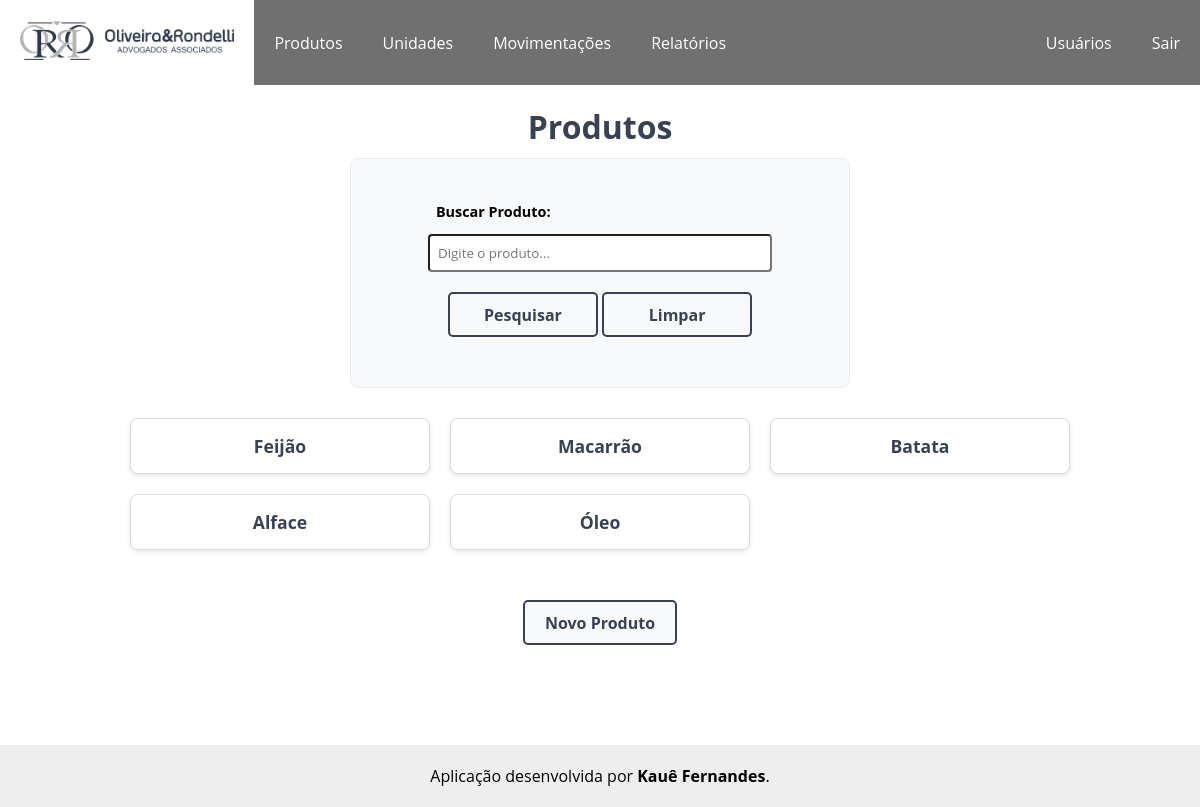
Before: /produtos/produtos/ (signed in) with the older database file.
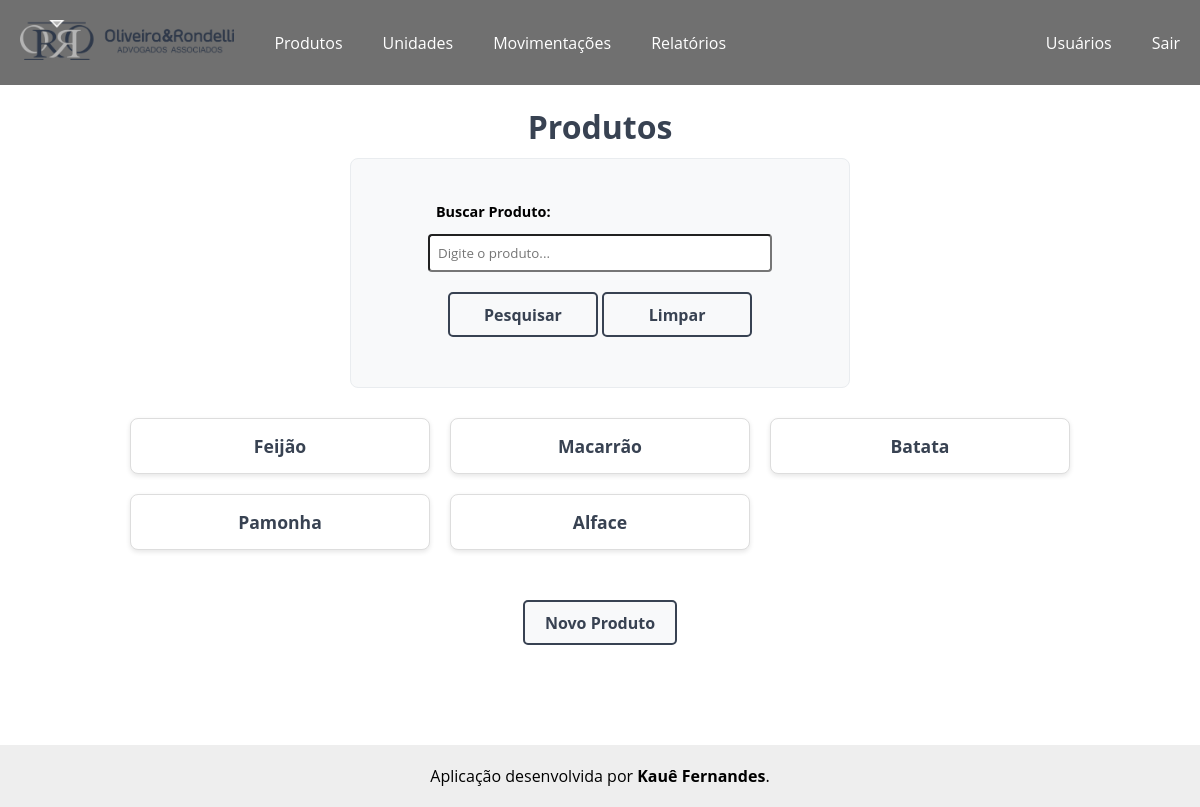
After: the same page with the newer database file.
### produtos/models.py (models this page shows, shortened)
class Produtos(models.Model):
    pro_referencia = models.CharField('Referência', max_length=20, default='SEM-REF')                                                       # Referência do produto
    pro_descricao = models.TextField('Descrição')                                                                                           # Descrição do produto
    pro_unidade = models.ForeignKey(Unidades, on_delete=models.PROTECT, verbose_name='Unidade', default=1)                                  # Chave estrangeira referenciando a unidade da tabela Unidades
    pro_custo_medio = models.DecimalField('movimentacoes.Movimentacao', decimal_places=2, max_digits=10, default=0)                         # Custo médio
    pro_saldo = models.DecimalField('Saldo', decimal_places=2, max_digits=10, default=0)                                                    # Saldo do produto no estoque
    pro_data_adicionada = models.DateTimeField(auto_now_add=True)                                                                            # Data em que o produto foi adicionado
    pro_data_modificado = models.DateTimeField(auto_now=True)                                                                               # Data em que o produto foi modificado
    def __str__(self):
        return self.pro_descricao
    class Meta:
        verbose_name = 'Produto'
        verbose_name_plural = 'Produtos'
        ordering = ['-pro_descricao']

### produtos/views.py (the view)
# urls.py: path('produtos/', views.lista_produtos, name='produtos'),                           # Caminho para a página dos produtos
@login_required
def lista_produtos(request):
    pesquisa = request.GET.get('search')
    if pesquisa:
        produtos = Produtos.objects.filter(pro_descricao__icontains=pesquisa)
    else:
        produtos = Produtos.objects.order_by('pro_saldo')[:5]
    context = {'produtos': produtos}
    return render(request, 'produtos/lista_produtos.html', context)

### produtos/templates/produtos/lista_produtos.html (shortened to what this page needs)
<!DOCTYPE html>
{% extends "core/base.html" %}
{% load static %}
    {% block extra_css %}
        <link rel="stylesheet" href="{% static 'css/produtos.css' %}">
    {% endblock %}
    {% block content %}
    <h1>Produtos</h1>
    <div class="container-formulario">
        <form method="get" action="{% url 'produtos' %}" class="formulario">
            <p>
                <label>Buscar Produto:</label>
                <input type="text" name="search" placeholder="Digite o produto..." value="{{ request.GET.search }}">
            </p>
            <div class="container-botao">
                <button type="submit" class="botao-pesquisar">Pesquisar</button>
                <a href="{% url 'produtos' %}" class="botao-voltar">Limpar</a>
            </div>
        </form>
    </div>
    <div class="container-produtos">
        <ul class="lista_produtos">
            {% for produto in produtos %}
                <a href="{% url 'produto' produto.id %}"><li>{{ produto }}</li></a>
            {% empty %}
                <li>Não existe produto cadastrado.</li>
            {% endfor %}
        </ul>
    </div>
    <div class="container-botao">
        <a href="{% url 'novo_produto' %}"><button class="botao-novo-produto">Novo Produto</button></a>
    </div>
    {% endblock content %}

Changed rows visible on the page:
no longer on this page (row unchanged): Produtos: pro_descricao "Óleo"
added Produtos: pro_descricao "Pamonha"
